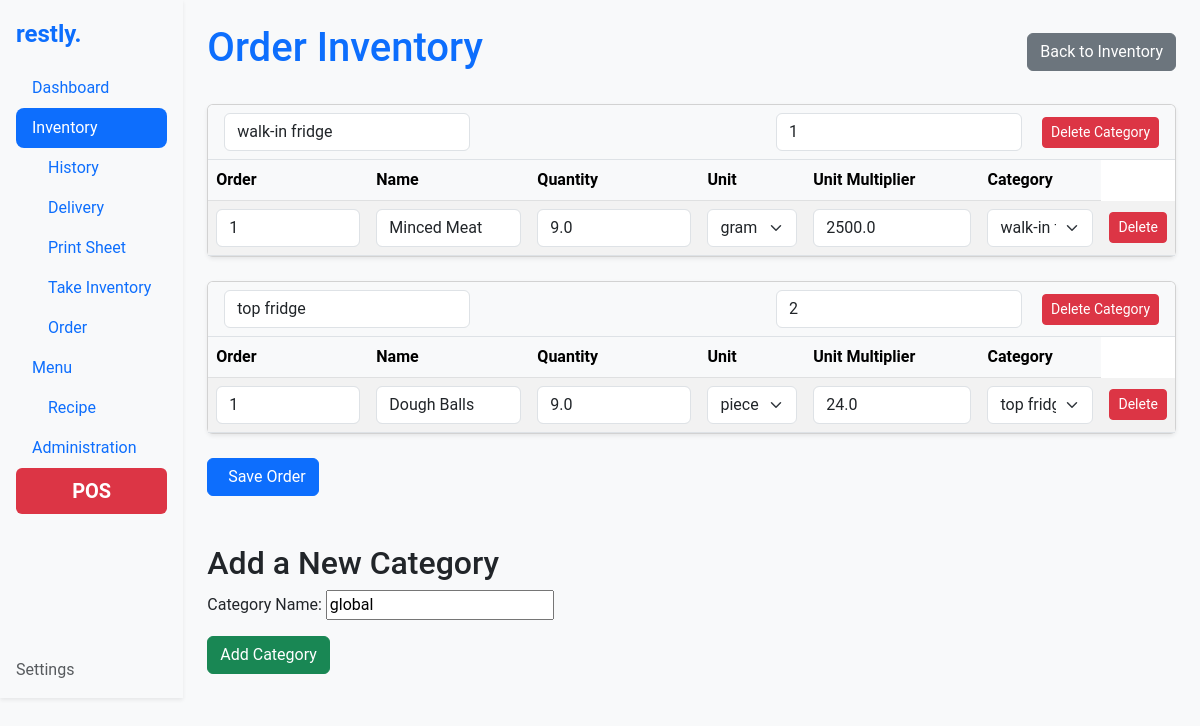
/inventory/order/, run on an earlier commit of the app's database.
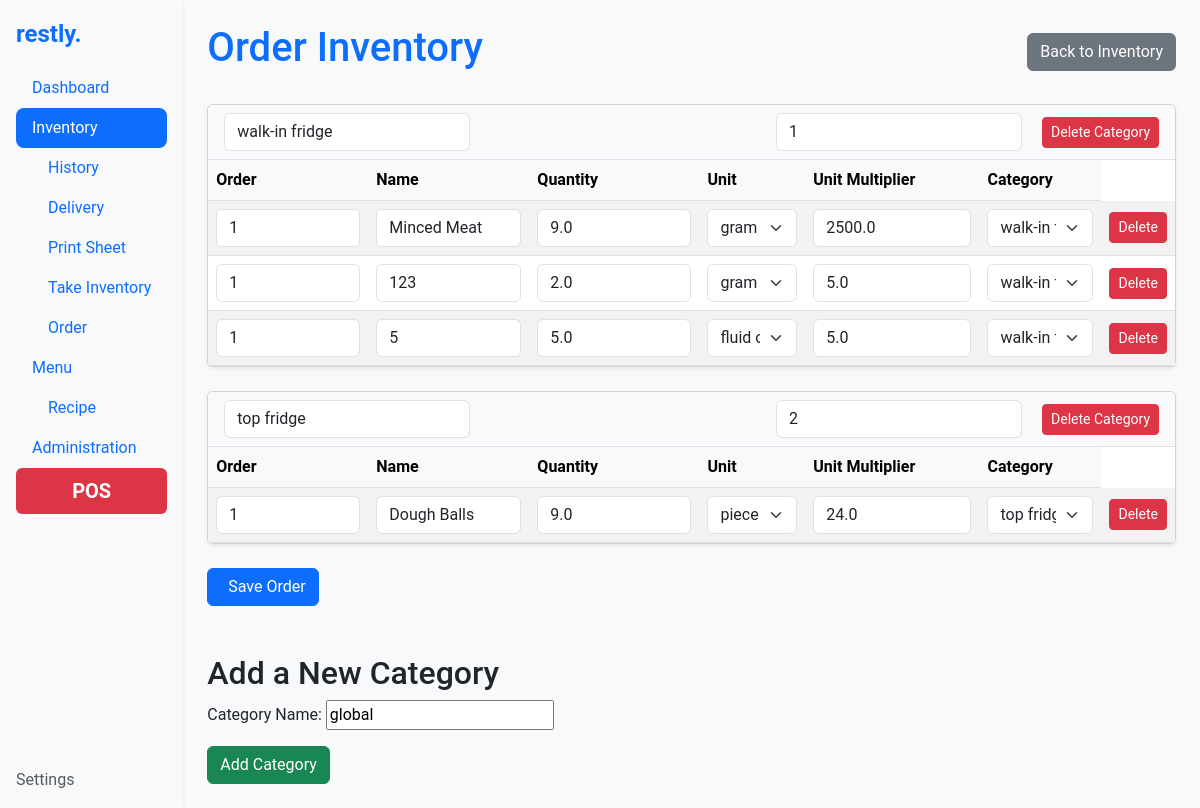
And on a later commit of the database.
### inventory/models.py (models this page shows, shortened)
class Category(models.Model):
    name = models.CharField(max_length=100, unique=True, default="global")
    slug = models.SlugField(max_length=100, unique=True, blank=True)
    order = models.PositiveIntegerField(default=1)
    class Meta:
        ordering = ['order']

class Ingredient(models.Model):
    UNIT_TYPES = [
        ('g', 'gram'),
        ('ml', 'milliliter'),
        ('pce', 'piece'),
        ('cm', 'centimeter'),
        ('oz', 'ounce'),
        ('fl_oz', 'fluid ounce'),
        ('in', 'inch'),
    ]
    name = models.CharField(max_length=255)
    slug = models.SlugField(max_length=255, unique=True, blank=True)
    quantity = models.FloatField()  # Quantity in stock
    threshold = models.FloatField(default=0)  # Minimum threshold for inventory
    category = models.ForeignKey('Category', on_delete=models.CASCADE)
    unit_type = models.CharField(max_length=10, choices=UNIT_TYPES)
    unit_multiplier = models.FloatField()  # Multiplier for unit type
    unit_cost = models.FloatField()  # Cost per unit
    estimated_usage = models.FloatField(null=True, blank=True)  # Optional, estimated usage per day
    total_cost = models.DecimalField(max_digits=12, decimal_places=6, editable=False)
    history = HistoricalRecords()
    order = models.PositiveIntegerField(default=1)
    change_source = models.CharField(max_length=50, blank=True, null=True)
    class Meta:
        ordering = ['order']
        unique_together = ('name', 'category')

### inventory/views.py (the view, shortened to what this page needs)
# urls.py: path('order/', views.order_inventory, name='order_inventory'),
def order_inventory(request):
    categories = Category.objects.prefetch_related(
        models.Prefetch('ingredient_set', queryset=Ingredient.objects.order_by('order'))
    )
    category_form = CategoryForm()
    context = {
        'categories': categories,
        'category_form': category_form,
    }
    return render(request, 'inventory/order_inventory.html', context)

### inventory/forms.py (shortened to what this page needs)
class CategoryForm(forms.ModelForm):
    class Meta:
        model = Category
        fields = ['name']
        labels = {
            'name': 'Category Name',
        }

### inventory/templates/inventory/order_inventory.html (shortened to what the changed rows need)
{% extends 'base.html' %}
{% block content %}
<div class="d-flex justify-content-between align-items-center mb-4">
    <h1 class="text-primary">Order Inventory</h1>
</div>
<form method="post" action="{% url 'order_inventory' %}">
    {% for category in categories %}
    <div class="card mb-4 shadow-sm">
        <div class="card-header d-flex justify-content-between align-items-center">
            <div class="d-flex align-items-center">
                <input type="text" name="category-name-{{ category.id }}" value="{{ category.name }}"
                       class="form-control me-3 w-auto" placeholder="Category Name">
            </div>
            <div>
                <input type="number" name="category-order-{{ category.id }}" value="{{ category.order }}"
                       class="form-control d-inline-block w-auto me-3">
                <button type="button" class="btn btn-danger btn-sm delete-category-button"
                        data-category-id="{{ category.id }}">
                     Delete Category
                </button>
            </div>
        </div>
        <table class="table table-striped align-middle mb-0">
            <thead class="table-light">
                <tr>
                    <th>Order</th>
                    <th>Name</th>
                    <th>Quantity</th>
                    <th>Unit</th>
                    <th>Unit Multiplier</th>
                    <th>Category</th>
                </tr>
            </thead>
            <tbody>
                {% for ingredient in category.ingredient_set.all %}
                <tr data-id="{{ ingredient.id }}">
                    <td>
                        <input type="number" name="order-{{ ingredient.id }}" value="{{ ingredient.order }}" class="form-control" />
                    </td>
                    <td>
                        <input type="text" name="name-{{ ingredient.id }}" value="{{ ingredient.name|title }}" class="form-control" />
                    </td>
                    <td>
                        <input type="number" name="quantity-{{ ingredient.id }}" value="{{ ingredient.quantity }}" step="0.000001" class="form-control" />
                    </td>
                    <td>
                        <select name="unit_type-{{ ingredient.id }}" class="form-select">
                            {% for unit, label in ingredient.UNIT_TYPES %}
                            <option value="{{ unit }}" {% if unit == ingredient.unit_type %}selected{% endif %}>{{ label }}</option>
                            {% endfor %}
                        </select>
                    </td>
                    <td>
                        <input type="number" name="unit_multiplier-{{ ingredient.id }}" value="{{ ingredient.unit_multiplier }}" step="0.000001" class="form-control" />
                    </td>
                    <td>
                        <select name="ingredient-category-{{ ingredient.id }}" class="form-select">
                            {% for category_option in categories %}
                            <option value="{{ category_option.id }}" {% if category_option.id == ingredient.category.id %}selected{% endif %}>
                                {{ category_option.name }}
                            </option>
                            {% endfor %}
                        </select>
                    </td>
                    <td>
                        <button type="button" class="btn btn-danger btn-sm delete-button" data-id="{{ ingredient.id }}">
                             Delete
                        </button>
                    </td>
                </tr>
                {% endfor %}
            </tbody>
        </table>
    </div>
    {% endfor %}
</form>
<div class="mt-5">
    <h2>Add a New Category</h2>
</div>
{% endblock %}

What changed in the data, as far as the page shows it:
added Ingredient: order "1", name "123", quantity "2.0", unit_type+id "gram", unit_multiplier "5.0", category+id "walk-in fridge", shown under Category "walk-in fridge"
added Ingredient: order "1", name "5", quantity "5.0", unit_type+id "fluid ounce", unit_multiplier "5.0", category+id "walk-in fridge", shown under Category "walk-in fridge"
